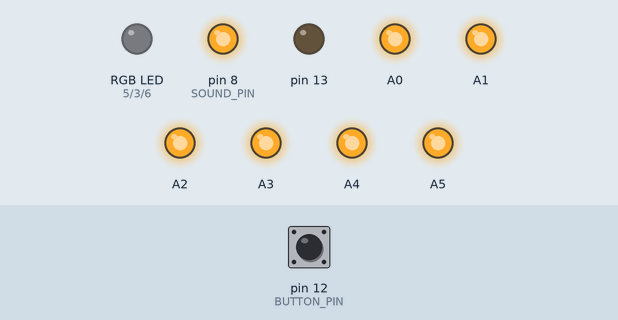
This sketch was run on a simulated Arduino Uno, built with avr-gcc and run on an emulated ATmega328P. On the bench: an RGB LED mixed from three pins (HIGH = lit), output pins drawn as LEDs (lit = HIGH). Dashed ring = blinking. Inputs (shaded band) come from the test bench; at power-on: pin 12 (BUTTON_PIN) LOW. Dim RGB values are drawn brighter than linear.

Above: at 1.2 s.
1.3 s: pin 12 (BUTTON_PIN) pulled HIGH for 0.15 s
At 1.56 s:
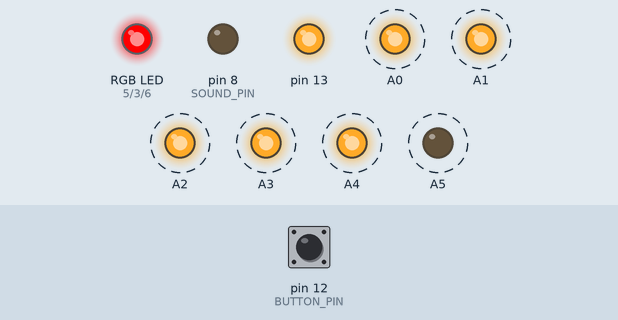
4.3 s: pin 12 (BUTTON_PIN) pulled HIGH for 3.2 s
At 14.1 s:
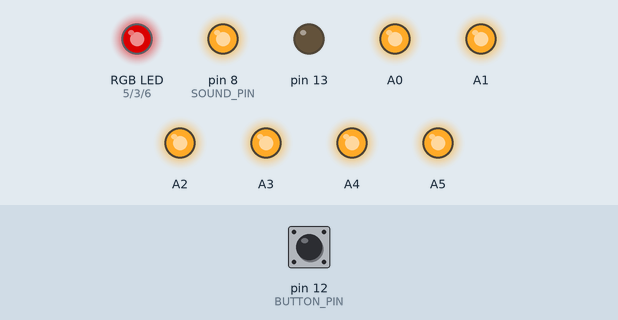
15.0 s: pin 12 (BUTTON_PIN) pulled HIGH for 1 s
At 15.31 s:
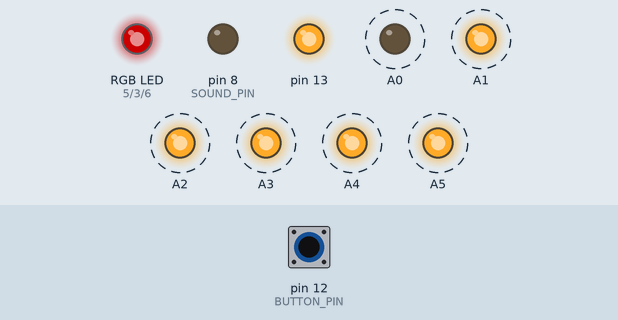
Timing chart, 0 to 22.5 s (numbered marks = the images above; inputs shaded):
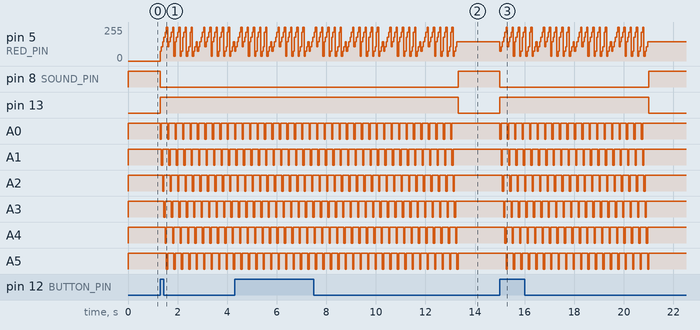

Measured:
- after the input at 1.3 s, pin 8 (SOUND_PIN): HIGH → LOW at once; pin 13: LOW → HIGH at once; A0: alternates HIGH for 0.25 s and LOW for 0.05 s, starting at once; A1: alternates HIGH for 0.25 s and LOW for 0.05 s, starting after 0.05 s; A2: alternates HIGH for 0.25 s and LOW for 0.05 s, starting after 0.10 s
- after the input at 4.3 s, pin 8 (SOUND_PIN): LOW → HIGH after 9.0 s instead of 3.0 s; pin 13: HIGH → LOW after 9.0 s instead of 3.0 s
- after the input at 15.0 s, pin 5 (RED_PIN): 144/255 → 72/255 at once, then moves between 36/255 and 252/255, repeating every 1.5 s; pin 8 (SOUND_PIN): HIGH → LOW at once, → HIGH 6.0 s later
- by itself, pin 5 (RED_PIN): moves between 36/255 and 252/255, repeating every 1.5 s

The sketch:

main.ino
```cpp
class Sound {
public:
  int pin;
  Sound() {
    this->pin = 0;
  }
  Sound(int pin) {
    this->pin = pin;
  }
  void activate(void) {
    digitalWrite(this->pin,LOW);
  }
  void deactivate(void) {
    digitalWrite(this->pin,HIGH);
  }
  void init() {
    digitalWrite (this->pin, HIGH);
    pinMode(this->pin, OUTPUT);
  }
};

class Led {
public:
  int pin;
  int red;
  int green;
  int blue;

  Led() {
    this->pin=0;
    this->red = 0;
    this->green = 0;
    this->blue = 0;
  }
  Led(int pin) {
    this->pin=pin;
    this->red = 0;
    this->green = 0;
    this->blue = 0;
  }
  void setColor(int red, int green, int blue) {
    this->red = red;
    this->green = green;
    this->blue = blue;
  }
  void activate(void) {
    digitalWrite(this->pin,LOW);
  }
  void deactivate(void) {
    digitalWrite(this->pin,HIGH);
  }

  void init() {
    this->deactivate();
    pinMode(this->pin, OUTPUT);
  }
};

class Staff {
public:
  Staff() {
    this->sound = Sound(this->SOUND_PIN);
    this->leds[0] = Led(A0);
    this->leds[1] = Led(A1);
    this->leds[2] = Led(A2);
    this->leds[3] = Led(A3);
    this->leds[4] = Led(A4);
    this->leds[5] = Led(A5);
  }

  void setColor(int red, int green, int blue) {
    analogWrite(this->RED_PIN, red);
    analogWrite(this->GREEN_PIN, green);
    analogWrite(this->BLUE_PIN, blue);
  }

  void init() {
    pinMode(this->BUTTON_PIN, INPUT);
    pinMode(this->RED_PIN, OUTPUT);
    pinMode(this->GREEN_PIN, OUTPUT);
    pinMode(this->BLUE_PIN, OUTPUT);
    pinMode(13, OUTPUT);
    for(int i =0; i < 6; i++) {
      leds[i].init();
    }
    sound.init();
  }

  void update() {
    while(true) {
      if(digitalRead(this->BUTTON_PIN)) {
        digitalWrite(13, HIGH);

        this->run();
        digitalWrite(13, LOW);
      } else {

        digitalWrite(13, LOW);
      }
      delay(1);
    }
  }

  void run() {
    sound.activate();
    this->illuminate(5000);
    sound.deactivate();
  }

  void illuminate(int duration) {
    long deadline = millis() + duration;
    int incr = 255 / 7;
    while(millis() < deadline) {
      for(int shift=1; shift < 6; shift++) {
        for(int i=0; i < 6; i++) {
          int red = incr + (incr * ((i + shift) % 7));
          this->setColor(red, 0, 0);
          this->leds[i].activate();
          delay(50);
          this->leds[i].deactivate();
        }
      }
      delay(1);
    }
    for(int i=0; i < 6; i++) {
      leds[i].deactivate();
    }
  }
private:
  const int RED_PIN=5;
  const int GREEN_PIN = 3;
  const int BLUE_PIN = 6;
  const int BUTTON_PIN = 12;
  const int SOUND_PIN = 8;
  Sound sound = Sound();
  Led leds[6];
};

Staff staff = Staff();
void setup() {
  staff.init();
}
void loop() {
  staff.update();
}
```
